Frame 1 (no input): blank canvas, image omitted
Frame 60 (no input): blank canvas, image omitted
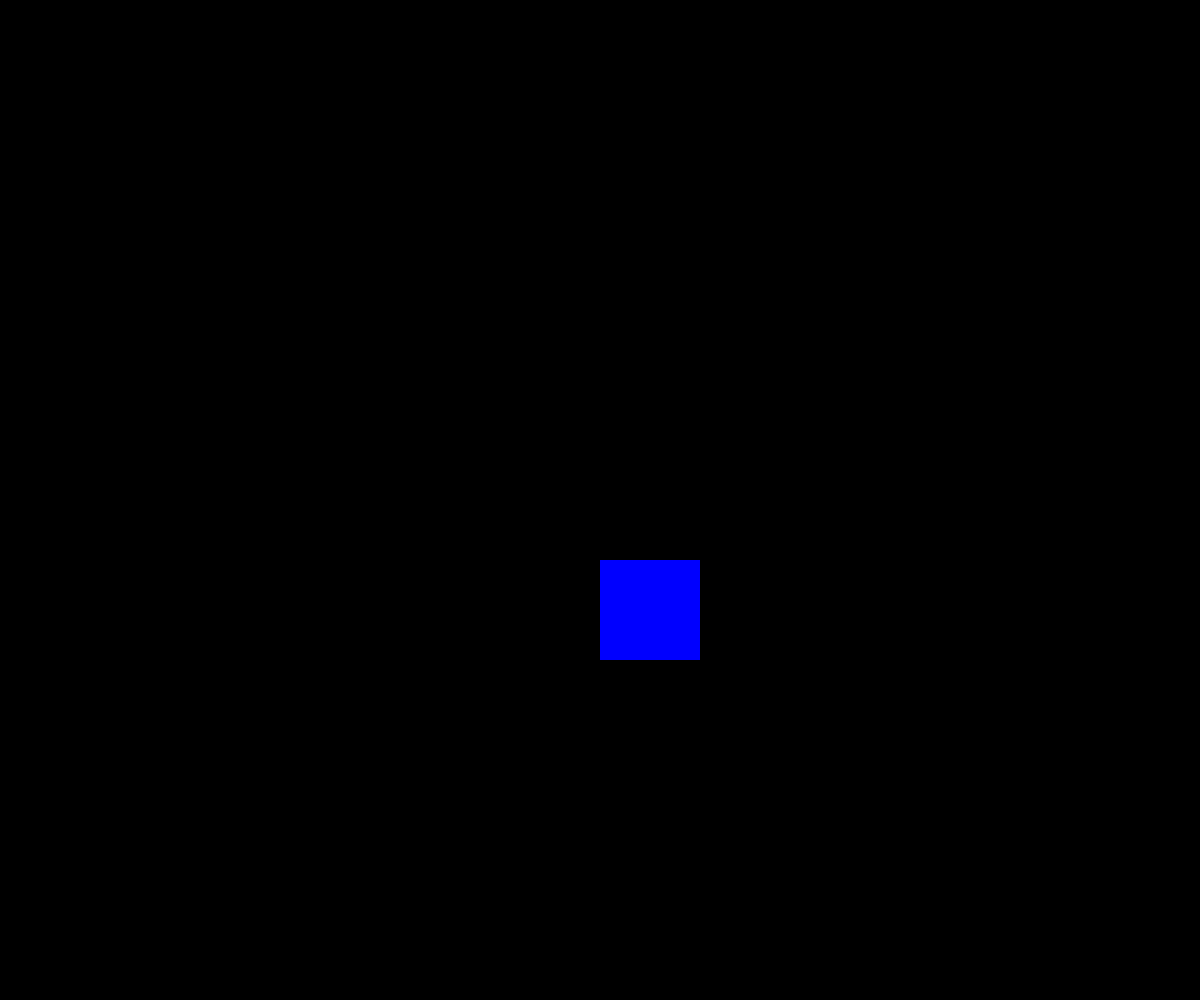
Frame 120 (the mouse pressed at the canvas centre since frame 60)

The p5.js sketch whose frames 1 and 60 were blank and that drew this single picture after the mouse press (run headless with seeded random() and noise() and a simulated clock; from frame 60 on, the mouse is pressed at the canvas centre):

// p5.js sketch
// ── sketch.js
let shapes = []

function setup() {
  createCanvas(windowWidth, windowHeight);
}

function draw() {
  background('black');

  for(let shape of shapes) {
    push();
    noStroke();
    fill(shape.color)
    shape.y += 1;
    if(shape.shapeType === 'sqaure') {
      rect(shape.x, shape.y, 100, 100);
    }
    if(shape.shapeType === 'ellipse') {
      ellipse(shape.x, shape.y, 150, 50);
    }
    if(shape.shapeType === 'arc') {
      arc(shape.x, shape.y, 100, 100, 0, PI + QUARTER_PI);
    }
  }
}

function keyPressed() {
  if (keyCode === SHIFT) {
    let last = shapes.pop();
  } 
}

function mousePressed() {
  addAShape();
}

function addAShape() {
  shape1 = {
    x: mouseX,
    y: mouseY,
    color: random(['red','yellow', 'orange', 'green', 'blue', 'purple']),
    shapeType: random(['sqaure', 'ellipse', 'arc'])
  }
  shapes.push(shape1);
}
